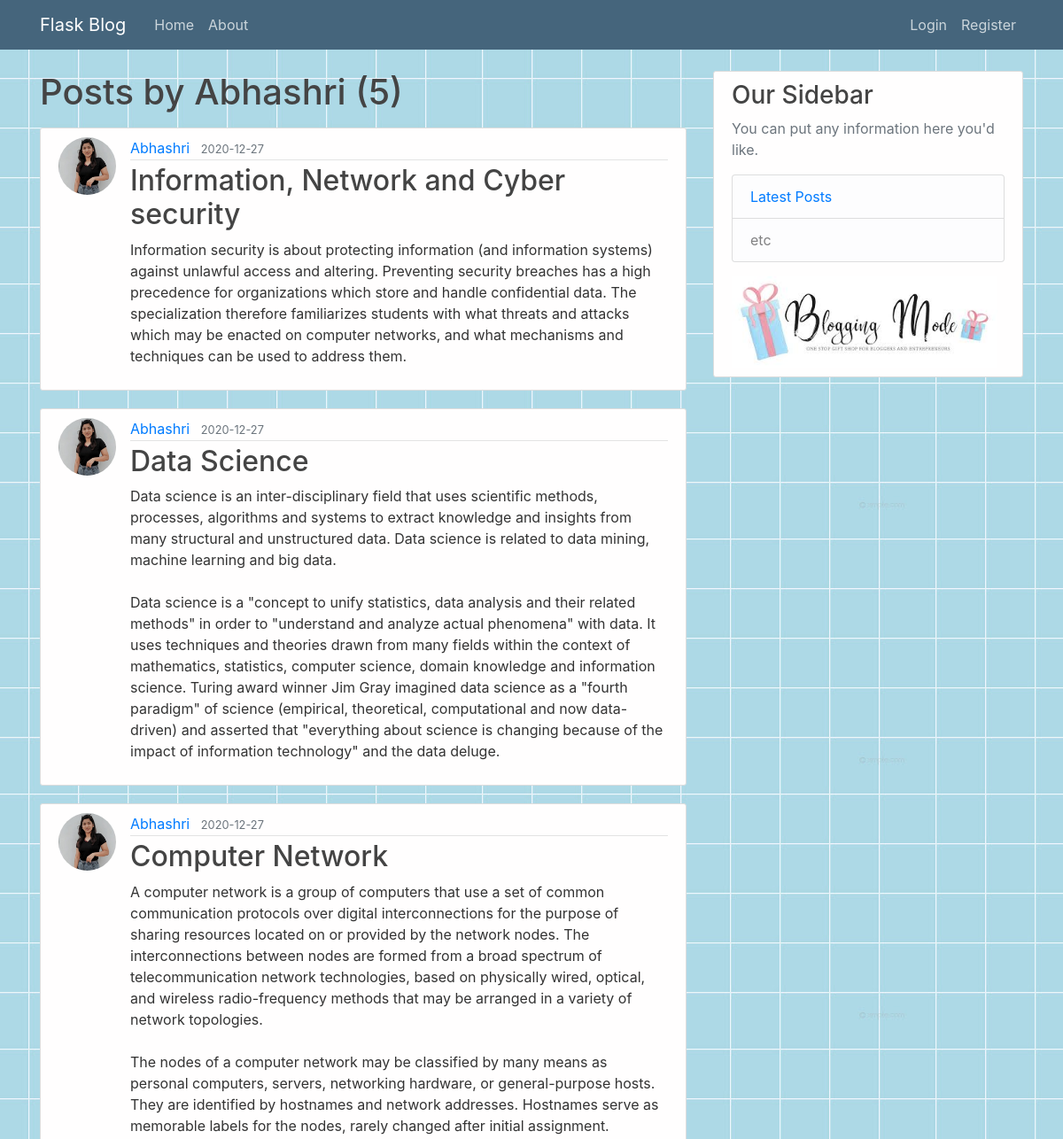
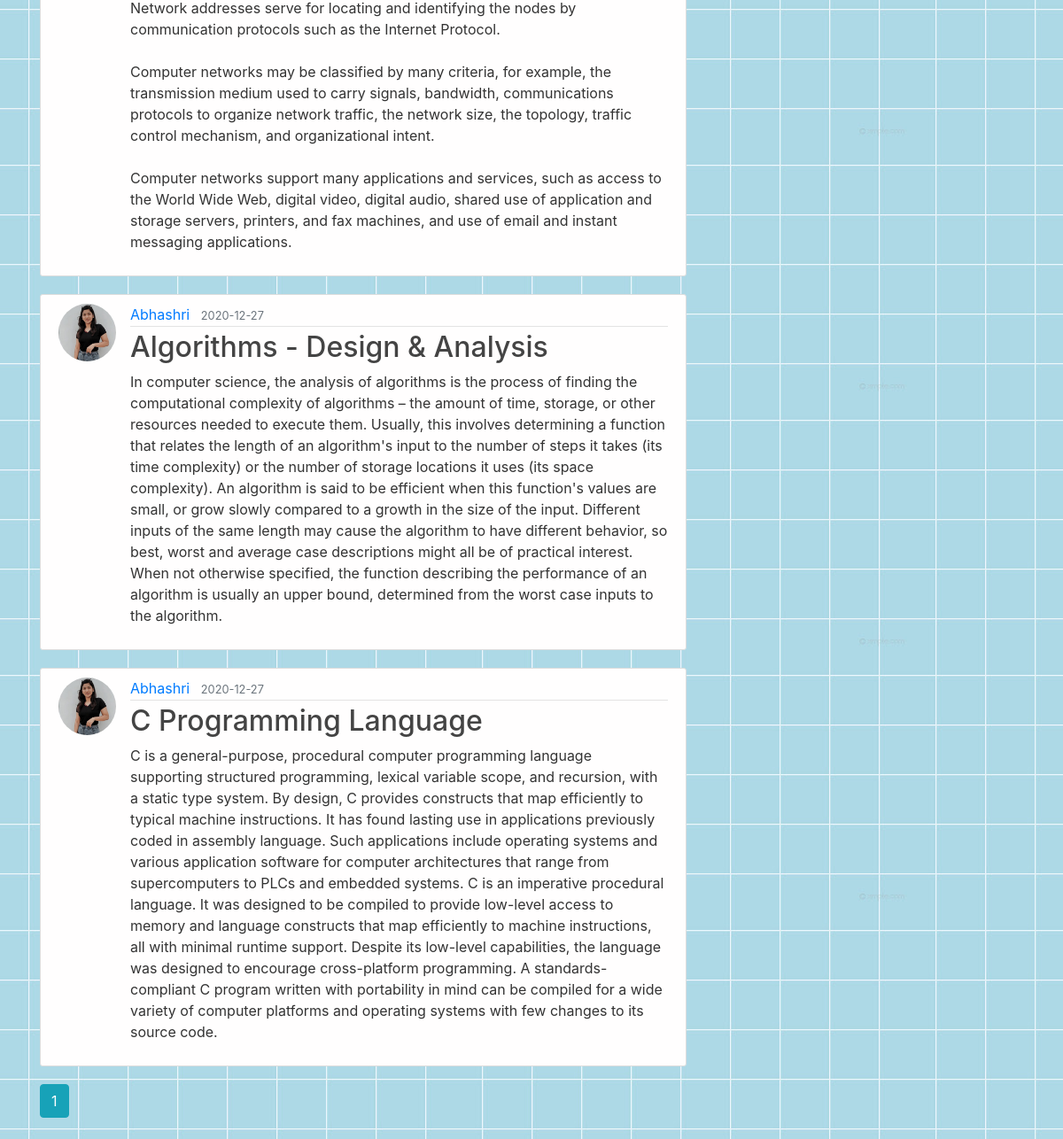
Screenshot of /user/Abhashri with the database file from the repository (2 pictures, top to bottom).
### flaskboard/models.py (models this page shows, shortened)
class User(db.Model, UserMixin):
    id = db.Column(db.Integer, primary_key=True)
    username = db.Column(db.String(20), unique=True, nullable=False)
    email = db.Column(db.String(120), unique=True, nullable=False)
    image_file = db.Column(db.String(20), nullable=False, default='default.jpg')
    password = db.Column(db.String(60), nullable=False)
    posts = db.relationship('Post', backref='author', lazy=True)

class Post(db.Model):
    id = db.Column(db.Integer, primary_key=True)
    title = db.Column(db.String(100), nullable=False)
    date_posted = db.Column(db.DateTime, nullable=False, default=datetime.utcnow)
    content = db.Column(db.Text, nullable=False)
    user_id = db.Column(db.Integer, db.ForeignKey('user.id'), nullable=False)

### flaskboard/routes.py (the view)
@app.route("/user/<string:username>")
def user_posts(username):
    page = request.args.get('page', 1, type=int)
    user = User.query.filter_by(username=username).first_or_404()
    posts = Post.query.filter_by(author=user)\
        .order_by(Post.date_posted.desc())\
        .paginate(page=page, per_page=5)
    return render_template('user_posts.html', posts=posts, user=user)

### flaskboard/templates/user_posts.html
{% extends "layout.html" %}
{% block content %}
    <h1 class="mb-3">Posts by {{ user.username }} ({{ posts.total }})</h1>
    {% for post in posts.items %}
        <article class="media content-section">
          <img class="rounded-circle article-img" src="{{ url_for('static', filename='profile_pics/' + post.author.image_file) }}">
          <div class="media-body">
            <div class="article-metadata">
              <a class="mr-2" href="{{ url_for('user_posts', username=post.author.username) }}">{{ post.author.username }}</a>
              <small class="text-muted">{{ post.date_posted.strftime('%Y-%m-%d') }}</small>
            </div>
            <h2><a class="article-title" href="{{ url_for('post', post_id=post.id) }}">{{ post.title }}</a></h2>
            <p class="article-content">{{ post.content }}</p>
          </div>
        </article>
    {% endfor %}
    {% for page_num in posts.iter_pages(left_edge=1, right_edge=1, left_current=1, right_current=2) %}
      {% if page_num %}
        {% if posts.page == page_num %}
          <a class="btn btn-info mb-4" href="{{ url_for('user_posts', username=user.username, page=page_num) }}">{{ page_num }}</a>
        {% else %}
          <a class="btn btn-outline-info mb-4" href="{{ url_for('user_posts', username=user.username, page=page_num) }}">{{ page_num }}</a>
        {% endif %}
      {% else %}
        ...
      {% endif %}
    {% endfor %}
{% endblock content %}

### flaskboard/static/main.css (style rules this page uses)
body { background-image: url('bgimg.jpeg'); color: #333333; margin-top: 5rem; }
h1, h2, h3, h4, h5, h6 { color: #444444; }
.content-section { background: #fffefe; padding: 10px 20px; border: 1px solid #dddddd; border-radius: 3px; margin-bottom: 20px; }
.article-title { color: #444444; }
.article-content { white-space: pre-line; }
.article-img { height: 65px; width: 65px; margin-right: 16px; }
.article-metadata { padding-bottom: 1px; margin-bottom: 4px; border-bottom: 1px solid #e3e3e3 }

### rows the page displays
User: username "Abhashri"
Post: image_file (picture), author.username "Abhashri", date_posted "2020-12-27", title "Information, Network and Cyber security", content "Information security is about protecting information (and information systems) against unlawful access and altering. Preventing security breaches has a high precedence for organizations which store and handle confidential data. The specialization therefore familiarizes students with what threats and attacks which may be enacted on computer networks, and what mechanisms and techniques can be used to address them."
Post: image_file (picture), author.username "Abhashri", date_posted "2020-12-27", title "Data Science", content "Data science is an inter-disciplinary field that uses scientific methods, processes, algorithms and systems to extract knowledge and insights from many structural and unstructured data. Data science is related to data mining, machine learning and big data. Data science is a \"concept to unify statistics, data analysis and their related methods\" in order to \"understand and analyze actual phenomena\" with data. It uses techniques and theories drawn from many fields within the context of mathematics, statistics, computer science, domain knowledge and information science. Turing award winner Jim Gray imagined data science as a \"fourth paradigm\" of science (empirical, theoretical, computational…"
Post: image_file (picture), author.username "Abhashri", date_posted "2020-12-27", title "Computer Network", content "A computer network is a group of computers that use a set of common communication protocols over digital interconnections for the purpose of sharing resources located on or provided by the network nodes. The interconnections between nodes are formed from a broad spectrum of telecommunication network technologies, based on physically wired, optical, and wireless radio-frequency methods that may be arranged in a variety of network topologies. The nodes of a computer network may be classified by many means as personal computers, servers, networking hardware, or general-purpose hosts. They are identified by hostnames and network addresses. Hostnames serve as memorable labels for the nodes,…"
Post: image_file (picture), author.username "Abhashri", date_posted "2020-12-27", title "Algorithms - Design & Analysis", content "In computer science, the analysis of algorithms is the process of finding the computational complexity of algorithms – the amount of time, storage, or other resources needed to execute them. Usually, this involves determining a function that relates the length of an algorithm's input to the number of steps it takes (its time complexity) or the number of storage locations it uses (its space complexity). An algorithm is said to be efficient when this function's values are small, or grow slowly compared to a growth in the size of the input. Different inputs of the same length may cause the algorithm to have different behavior, so best, worst and average case descriptions might all be of…"
Post: image_file (picture), author.username "Abhashri", date_posted "2020-12-27", title "C Programming Language", content "C is a general-purpose, procedural computer programming language supporting structured programming, lexical variable scope, and recursion, with a static type system. By design, C provides constructs that map efficiently to typical machine instructions. It has found lasting use in applications previously coded in assembly language. Such applications include operating systems and various application software for computer architectures that range from supercomputers to PLCs and embedded systems. C is an imperative procedural language. It was designed to be compiled to provide low-level access to memory and language constructs that map efficiently to machine instructions, all with minimal…"

### other values shown
{{ posts.total }} "5"
{{ page_num }} "1"
